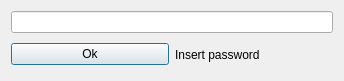
<?xml version="1.0" encoding="UTF-8"?>
<ui version="4.0">
    <class>Dialog</class>
    <widget class="QDialog" name="Dialog">
        <property name="geometry">
            <rect>
                <x>0</x>
                <y>0</y>
                <width>344</width>
                <height>81</height>
            </rect>
        </property>
        <property name="windowTitle">
            <string>Dialog</string>
        </property>
        <layout class="QVBoxLayout" name="verticalLayout">
            <item>
                <widget class="QLineEdit" name="lineEdit">
                    <property name="echoMode">
                        <enum>QLineEdit::Password</enum>
                    </property>
                </widget>
            </item>
            <item>
                <layout class="QHBoxLayout" name="horizontalLayout">
                    <item>
                        <widget class="QPushButton" name="pushButton">
                            <property name="text">
                                <string>Ok</string>
                            </property>
                        </widget>
                    </item>
                    <item>
                        <widget class="QLabel" name="label">
                            <property name="text">
                                <string>Insert password</string>
                            </property>
                        </widget>
                    </item>
                </layout>
            </item>
        </layout>
    </widget>
    <resources/>
    <connections/>
</ui>
